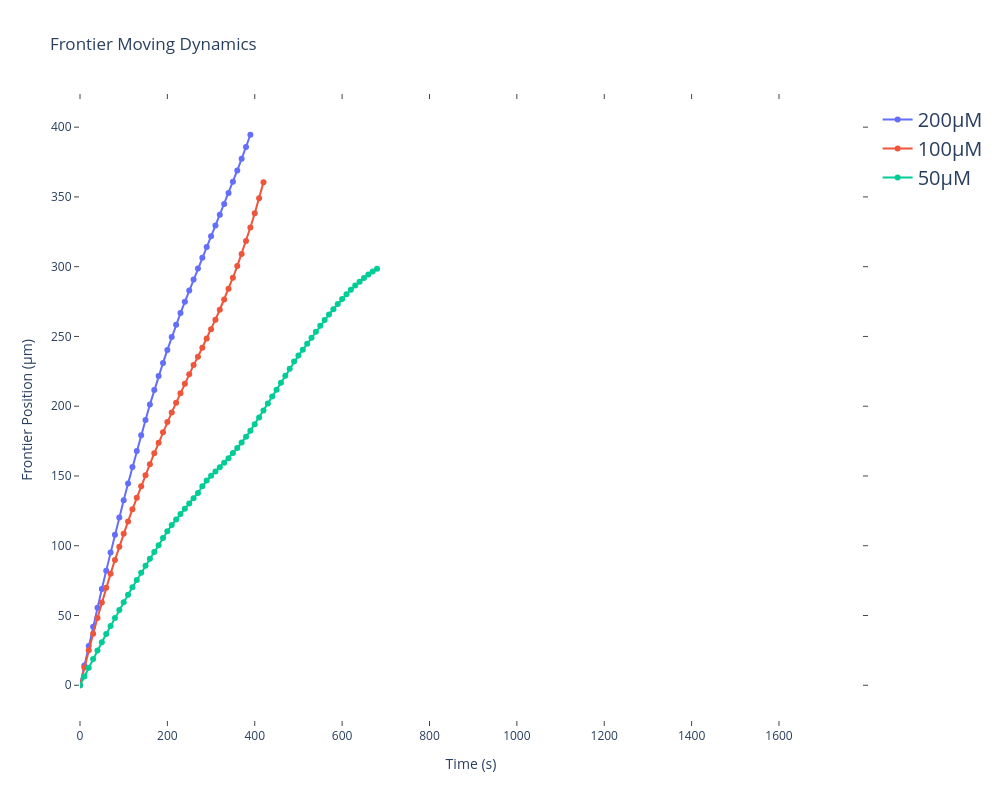

Source (notebook cell):
### Code cell
conc_intersection_list_1=pd.read_csv('D:/Research/mf_series/20peg200_1/intersection.csv',header=None).iloc[:, 0].tolist()
conc_intersection_list_2=pd.read_csv('D:/Research/mf_series/20peg100_2/intersection.csv',header=None).iloc[:, 0].tolist()
conc_intersection_list_3=pd.read_csv('D:/Research/mf_series/20peg50_1/intersection.csv',header=None).iloc[:, 0].tolist()

fig = go.Figure()
fig.add_trace(go.Scatter(x=[10*t for t in range(len(conc_intersection_list_1))], y=length_calculate(564,conc_intersection_list_1), mode='lines+markers',name='200μM'))
fig.add_trace(go.Scatter(x=[10*t for t in range(len(conc_intersection_list_2))], y=length_calculate(458,conc_intersection_list_2), mode='lines+markers',name='100μM'))
fig.add_trace(go.Scatter(x=[10*t for t in range(len(conc_intersection_list_3))], y=length_calculate(540,conc_intersection_list_3), mode='lines+markers',name='50μM'))

                         
fig.update_layout(
    title='Frontier Moving Dynamics',
    xaxis_title='Time (s)',
    yaxis_title='Frontier Position (μm)',
    width=1000,
    height=800,
    xaxis=dict(range=[0, time_gap*len(intersection_list)],zeroline=True,showline=True,showgrid=True,mirror='ticks',ticks='outside'),
    yaxis=dict(zeroline=True,showline=True,showgrid=True,mirror='ticks',ticks='outside'),
    plot_bgcolor='rgba(255,255,255,0.8)',
    legend=dict(
        font=dict(
            size=20  # 图例字体大小
        )
    )
)
fig.show()

### Figure 1 — Plotly figure (JSON) as saved in the notebook; plotly's stock layout.template omitted (floating-point values rounded to 4 significant figures)
{"data": [{"mode": "lines+markers", "name": "200μM", "type": "scatter", "x": [0, 10, 20, 30, 40, 50, 60, 70, 80, 90, 100, 110, 120, 130, 140, 150, 160, 170, 180, 190, 200, 210, 220, 230, 240, 250, 260, 270, 280, 290, 300, 310, 320, 330, 340, 350, 360, 370, 380, 390, 400], "y": [0, 14.2, 28.21, 42.01, 55.6, 68.98, 82.15, 95.09, 107.8, 120.3, 132.6, 144.6, 156.4, 167.9, 179.2, 190.2, 201.2, 211.6, 221.6, 231.0, 240.4, 249.6, 258.4, 266.8, 274.9, 282.9, 290.8, 298.7, 306.4, 314.1, 321.8, 329.5, 337.2, 344.9, 352.8, 360.8, 369.0, 377.3, 385.8, 394.6]}, {"mode": "lines+markers", "name": "100μM", "type": "scatter", "x": [0, 10, 20, 30, 40, 50, 60, 70, 80, 90, 100, 110, 120, 130, 140, 150, 160, 170, 180, 190, 200, 210, 220, 230, 240, 250, 260, 270, 280, 290, 300, 310, 320, 330, 340, 350, 360, 370, 380, 390, 400, 410, 420, 430], "y": [0, 12.77, 25.05, 36.87, 48.26, 59.23, 69.8, 80.0, 89.84, 99.34, 108.5, 117.4, 126.1, 134.5, 142.6, 150.6, 158.4, 166.2, 173.8, 181.4, 188.6, 195.6, 202.4, 209.3, 216.0, 222.8, 229.5, 235.4, 241.9, 248.5, 255.2, 262.1, 269.1, 276.5, 284.1, 292.1, 300.4, 309.2, 318.4, 328.0, 338.3, 349.0, 360.4]}, {"mode": "lines+markers", "name": "50μM", "type": "scatter", "x": [0, 10, 20, 30, 40, 50, 60, 70, 80, 90, 100, 110, 120, 130, 140, 150, 160, 170, 180, 190, 200, 210, 220, 230, 240, 250, 260, 270, 280, 290, 300, 310, 320, 330, 340, 350, 360, 370, 380, 390, 400, 410, 420, 430, 440, 450, 460, 470, 480, 490, 500, 510, 520, 530, 540, 550, 560, 570, 580, 590, 600, 610, 620, 630, 640, 650, 660, 670, 680, 690], "y": [0, 6.341, 12.59, 18.76, 24.83, 30.82, 36.72, 42.53, 48.24, 53.87, 59.41, 64.85, 70.21, 75.47, 80.64, 85.72, 90.65, 95.51, 100.3, 105.6, 110.4, 114.8, 118.8, 122.7, 126.5, 130.3, 134.1, 137.8, 142.6, 146.7, 150.2, 153.2, 156.3, 159.5, 162.8, 166.4, 170.1, 173.9, 178.1, 182.5, 187.2, 192.0, 196.9, 201.9, 206.9, 211.9, 216.8, 221.8, 226.9, 232.0, 236.3, 240.5, 244.8, 249.1, 253.5, 257.7, 261.8, 265.7, 269.6, 273.3, 276.8, 280.2, 283.4, 286.4, 289.3, 291.9, 294.4, 296.6, 298.6]}], "layout": {"height": 800, "legend": {"font": {"size": 20}}, "plot_bgcolor": "rgba(255,255,255,0.8)", "title": {"text": "Frontier Moving Dynamics"}, "width": 1000, "xaxis": {"mirror": "ticks", "range": [0, 1790], "showgrid": true, "showline": true, "ticks": "outside", "title": {"text": "Time (s)"}, "zeroline": true}, "yaxis": {"mirror": "ticks", "showgrid": true, "showline": true, "ticks": "outside", "title": {"text": "Frontier Position (μm)"}, "zeroline": true}}}
